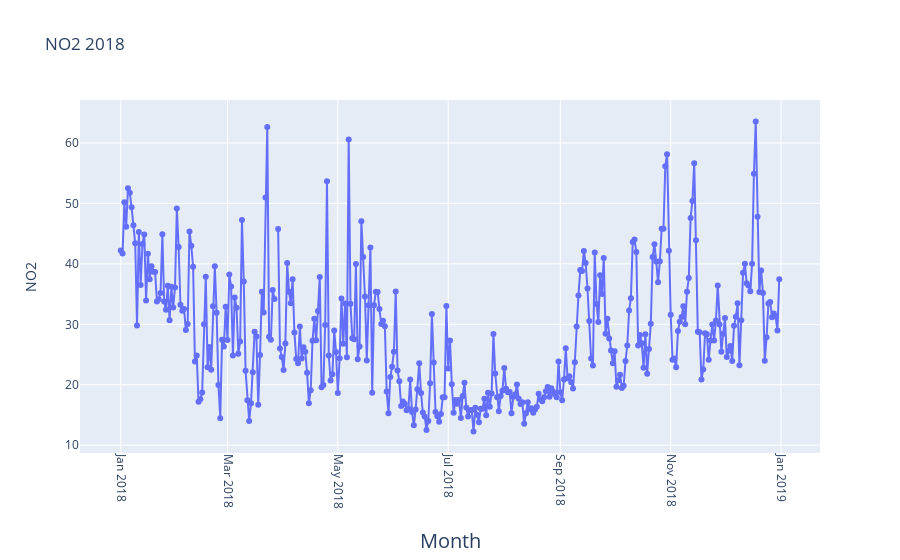

Notebook code cell kept with this figure:
### Code cell
#2018
fig = go.Figure(go.Scatter(
    mode = "lines+markers",
    y = aqi_level_18.iloc[:,2],
    x = aqi_level_18.iloc[:,1]))
fig.update_xaxes(
        tickangle = 90,
        title_text = "Month",
        title_font = {"size": 20},
        title_standoff = 25)

fig.update_yaxes(
        title_text = "NO2",
        title_standoff = 25)
fig.update_layout(title_text="NO2 2018")

fig.show()

### Figure 1 — Plotly figure (JSON) as saved in the notebook; plotly's stock layout.template omitted (floating-point values rounded to 4 significant figures; data arrays with more than 128 entries replaced by an {"elided": "..."} marker saying what was removed)
{"data": [{"mode": "lines+markers", "type": "scatter", "x": {"elided": "365 str values"}, "y": {"elided": "365 float values"}}], "layout": {"title": {"text": "NO2 2018"}, "xaxis": {"tickangle": 90, "title": {"font": {"size": 20}, "standoff": 25, "text": "Month"}}, "yaxis": {"title": {"standoff": 25, "text": "NO2"}}}}
